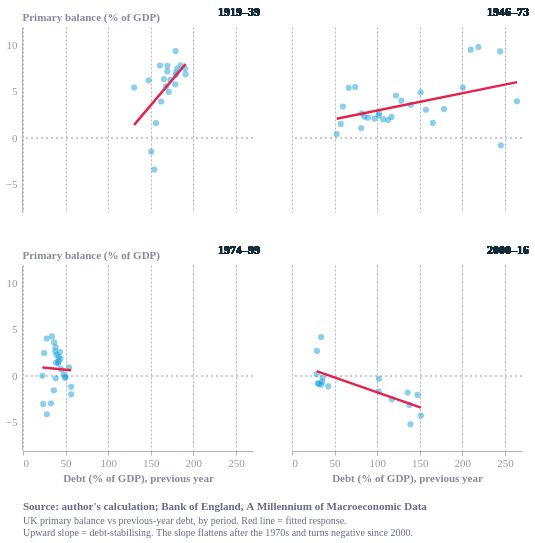

Describe this chart as a Vega-Lite specification.
### Vega-Lite specification from a JSON file in a GitHub repository (floating-point values rounded to 4 significant figures)
{"config": {"font": "Circular Std", "text": {"color": "#676A86", "align": "left", "baseline": "middle", "dx": 7, "dy": 0, "fontSize": 11}, "view": {"stroke": "transparent", "continuousWidth": 400, "continuousHeight": 300, "discreteWidth": 400, "discreteHeight": 300, "fill": "transparent"}, "range": {"category": ["#36B7B4", "#E6224B", "#F4C245", "#0063AF", "#00A767", "#179FDB", "#EB5C2E"], "diverging": ["#E6224B", "#E54753", "#C9C9C9", "#179FDB", "#122B39"], "heatmap": ["#C9C9C9", "#179FDB", "#0063AF", "#122B39"], "ordinal": ["#00A767", "#36B7B4", "#179FDB", "#0063AF", "#243B5A"]}, "bar": {"color": "#179fdb"}, "line": {"color": "#e6224b"}, "rule": {"color": "#676A86"}, "area": {"opacity": 0.3}, "point": {"filled": true, "size": 80, "color": "#e6224b", "opacity": 0.95}, "geoshape": {"stroke": "white", "strokeWidth": 0.3}, "rect": {"fill": "#d6d4d4", "opacity": 0.3}, "axis": {"labelColor": "#676A86", "labelFontSize": 11, "labelFont": "Circular Std", "labelOpacity": 0.7, "tickColor": "#676A86", "tickOpacity": 0.5, "domainColor": "#676A86", "domainOpacity": 0.5, "gridColor": "#676A86", "gridDash": [2, 2], "gridOpacity": 0.5, "title": null, "titleColor": "#676A86", "titleOpacity": 0.8, "tickSize": 4}, "axisXDiscrete": {"grid": false, "labelAngle": 0, "tickCount": 10, "tickOpacity": 0.5, "title": null}, "axisYDiscrete": {"ticks": false, "labelPadding": 5}, "axisXTemporal": {"grid": false, "ticks": true}, "axisXQuantitative": {"grid": true}, "axisYQuantitative": {"gridColor": "#676A86", "gridDash": [1, 5], "gridOpacity": 0.5, "ticks": false, "labelPadding": 5, "tickCount": 8, "titleAngle": 0, "titleAlign": "left", "titleBaseline": "bottom", "titleX": 0, "titleY": -5}, "title": {"color": "#676A86E6", "subtitleColor": "#676A86", "font": "Circular Std", "subtitleFont": "Circular Std", "anchor": "start", "fontSize": 14, "subtitleFontSize": 12, "subtitlePadding": 4, "offset": 0, "frame": "group"}, "legend": {"titleColor": "#122b39", "title": null, "labelColor": "#122b39", "labelFontSize": 11}, "axisY": {"titleAlign": "left", "titleAngle": 0, "titleX": 0, "titleY": -8}, "background": "white", "header": {"labelFontSize": 0, "labelPadding": 0, "title": null}}, "data": {"name": "data-39c67c7014586ef48923d9e988f12eaf"}, "facet": {"field": "era", "sort": ["1919–39", "1946–73", "1974–99", "2000–16"], "title": null, "type": "nominal"}, "spec": {"layer": [{"mark": {"type": "rule", "color": "#c9c9c9", "strokeDash": [2, 3]}, "encoding": {"y": {"datum": 0}}}, {"mark": {"type": "point", "color": "#179FDB", "filled": true, "opacity": 0.5, "size": 38}, "encoding": {"x": {"axis": {"grid": true, "tickCount": 5}, "field": "debt_lag", "scale": {"domain": [0, 270]}, "title": "Debt (% of GDP), previous year", "type": "quantitative"}, "y": {"axis": {"grid": false, "tickCount": 5}, "field": "pb", "scale": {"domain": [-8, 11]}, "title": "Primary balance (% of GDP)", "type": "quantitative"}}}, {"mark": {"type": "line", "color": "#E6224B", "strokeWidth": 2.5}, "encoding": {"x": {"axis": {"grid": true, "tickCount": 5}, "field": "debt_lag", "scale": {"domain": [0, 270]}, "title": "Debt (% of GDP), previous year", "type": "quantitative"}, "y": {"axis": {"grid": false, "tickCount": 5}, "field": "pb", "scale": {"domain": [-8, 11]}, "title": "Primary balance (% of GDP)", "type": "quantitative"}}, "transform": [{"on": "debt_lag", "regression": "pb"}]}, {"mark": {"type": "text", "align": "right", "baseline": "bottom", "color": "#122b39", "fontSize": 12, "fontWeight": "bold"}, "encoding": {"text": {"field": "era", "type": "nominal"}, "x": {"value": 230}, "y": {"value": -8}}}], "height": 185, "width": 230}, "columns": 2, "resolve": {"scale": {"x": "shared", "y": "shared"}}, "spacing": {"row": 30, "column": 30}, "title": {"text": "Source: author's calculation; Bank of England, A Millennium of Macroeconomic Data", "anchor": "start", "color": "#676A86", "dy": 14, "fontSize": 11, "orient": "bottom", "subtitle": ["UK primary balance vs previous-year debt, by period. Red line = fitted response.", "Upward slope = debt-stabilising. The slope flattens after the 1970s and turns negative since 2000."], "subtitleColor": "#676A86", "subtitleFontSize": 10}, "$schema": "https://vega.github.io/schema/vega-lite/v6.4.1.json", "datasets": {"data-39c67c7014586ef48923d9e988f12eaf": [{"year": 1919, "psurp": -79, "gdp": 5337.0, "debt_mn": 7876.0, "pb": -1.48, "debt": 147.6, "debt_lag": 150.6, "war": 0, "era": "1919–39"}, {"year": 1920, "psurp": 364, "gdp": 5843.0, "debt_mn": 7623.0, "pb": 6.23, "debt": 130.5, "debt_lag": 147.6, "war": 0, "era": "1919–39"}, {"year": 1921, "psurp": 262, "gdp": 4800.0, "debt_mn": 7720.0, "pb": 5.459, "debt": 160.9, "debt_lag": 130.5, "war": 0, "era": "1919–39"}, {"year": 1922, "psurp": 342, "gdp": 4361.0, "debt_mn": 7813.0, "pb": 7.841, "debt": 179.1, "debt_lag": 160.9, "war": 0, "era": "1919–39"}, {"year": 1923, "psurp": 391, "gdp": 4163.0, "debt_mn": 7708.0, "pb": 9.393, "debt": 185.2, "debt_lag": 179.1, "war": 0, "era": "1919–39"}, {"year": 1924, "psurp": 336, "gdp": 4272.0, "debt_mn": 7666.0, "pb": 7.866, "debt": 179.5, "debt_lag": 185.2, "war": 0, "era": "1919–39"}, {"year": 1925, "psurp": 300, "gdp": 4411.0, "debt_mn": 7634.0, "pb": 6.802, "debt": 173.1, "debt_lag": 179.5, "war": 0, "era": "1919–39"}, {"year": 1926, "psurp": 268, "gdp": 4255.0, "debt_mn": 7653.0, "pb": 6.298, "debt": 179.8, "debt_lag": 173.1, "war": 0, "era": "1919–39"}, {"year": 1927, "psurp": 318, "gdp": 4500.0, "debt_mn": 7631.0, "pb": 7.067, "debt": 169.6, "debt_lag": 179.8, "war": 0, "era": "1919–39"}, {"year": 1928, "psurp": 351, "gdp": 4500.0, "debt_mn": 7621.0, "pb": 7.8, "debt": 169.3, "debt_lag": 169.6, "war": 0, "era": "1919–39"}, {"year": 1929, "psurp": 331, "gdp": 4591.0, "debt_mn": 7596.0, "pb": 7.21, "debt": 165.5, "debt_lag": 169.3, "war": 0, "era": "1919–39"}, {"year": 1930, "psurp": 288, "gdp": 4515.0, "debt_mn": 7583.0, "pb": 6.378, "debt": 167.9, "debt_lag": 165.5, "war": 0, "era": "1919–39"}, {"year": 1931, "psurp": 236, "gdp": 4224.0, "debt_mn": 7648.0, "pb": 5.587, "debt": 181.1, "debt_lag": 167.9, "war": 0, "era": "1919–39"}, {"year": 1932, "psurp": 310, "gdp": 4133.0, "debt_mn": 7860.0, "pb": 7.501, "debt": 190.2, "debt_lag": 181.1, "war": 0, "era": "1919–39"}, {"year": 1933, "psurp": 316, "gdp": 4206.0, "debt_mn": 8030.0, "pb": 7.512, "debt": 190.9, "debt_lag": 190.2, "war": 0, "era": "1919–39"}, {"year": 1934, "psurp": 305, "gdp": 4421.0, "debt_mn": 7902.0, "pb": 6.9, "debt": 178.8, "debt_lag": 190.9, "war": 0, "era": "1919–39"}, {"year": 1935, "psurp": 268, "gdp": 4619.0, "debt_mn": 7902.0, "pb": 5.802, "debt": 171.1, "debt_lag": 178.8, "war": 0, "era": "1919–39"}, {"year": 1936, "psurp": 243, "gdp": 4881.0, "debt_mn": 7910.0, "pb": 4.979, "debt": 162.1, "debt_lag": 171.1, "war": 0, "era": "1919–39"}, {"year": 1937, "psurp": 206, "gdp": 5220.0, "debt_mn": 8149.0, "pb": 3.946, "debt": 156.1, "debt_lag": 162.1, "war": 0, "era": "1919–39"}, {"year": 1938, "psurp": 87, "gdp": 5384.0, "debt_mn": 8301.0, "pb": 1.616, "debt": 154.2, "debt_lag": 156.1, "war": 0, "era": "1919–39"}, {"year": 1939, "psurp": -198, "gdp": 5791.0, "debt_mn": 9083.0, "pb": -3.419, "debt": 156.8, "debt_lag": 154.2, "war": 1, "era": "1919–39"}, {"year": 1946, "psurp": -77, "gdp": 9756.0, "debt_mn": 25770.0, "pb": -0.7892, "debt": 264.1, "debt_lag": 245.2, "war": 0, "era": "1946–73"}, {"year": 1947, "psurp": 418, "gdp": 10540.0, "debt_mn": 25770.0, "pb": 3.964, "debt": 244.4, "debt_lag": 264.1, "war": 0, "era": "1946–73"}, {"year": 1948, "psurp": 1084, "gdp": 11580.0, "debt_mn": 25330.0, "pb": 9.36, "debt": 218.7, "debt_lag": 244.4, "war": 0, "era": "1946–73"}, {"year": 1949, "psurp": 1214, "gdp": 12340.0, "debt_mn": 25900.0, "pb": 9.836, "debt": 209.8, "debt_lag": 218.7, "war": 0, "era": "1946–73"}, {"year": 1950, "psurp": 1234, "gdp": 12920.0, "debt_mn": 25920.0, "pb": 9.551, "debt": 200.6, "debt_lag": 209.8, "war": 0, "era": "1946–73"}, {"year": 1951, "psurp": 790, "gdp": 14510.0, "debt_mn": 25890.0, "pb": 5.445, "debt": 178.5, "debt_lag": 200.6, "war": 0, "era": "1946–73"}, {"year": 1952, "psurp": 493, "gdp": 15760.0, "debt_mn": 26050.0, "pb": 3.128, "debt": 165.3, "debt_lag": 178.5, "war": 0, "era": "1946–73"}, {"year": 1953, "psurp": 276, "gdp": 16900.0, "debt_mn": 26580.0, "pb": 1.633, "debt": 157.3, "debt_lag": 165.3, "war": 0, "era": "1946–73"}, {"year": 1954, "psurp": 545, "gdp": 17830.0, "debt_mn": 26930.0, "pb": 3.056, "debt": 151.0, "debt_lag": 157.3, "war": 0, "era": "1946–73"}, {"year": 1955, "psurp": 959, "gdp": 19390.0, "debt_mn": 27040.0, "pb": 4.946, "debt": 139.5, "debt_lag": 151.0, "war": 0, "era": "1946–73"}, {"year": 1956, "psurp": 754, "gdp": 21050.0, "debt_mn": 27010.0, "pb": 3.582, "debt": 128.3, "debt_lag": 139.5, "war": 0, "era": "1946–73"}, {"year": 1957, "psurp": 900, "gdp": 22320.0, "debt_mn": 27230.0, "pb": 4.032, "debt": 122.0, "debt_lag": 128.3, "war": 0, "era": "1946–73"}, {"year": 1958, "psurp": 1077, "gdp": 23450.0, "debt_mn": 27380.0, "pb": 4.592, "debt": 116.7, "debt_lag": 122.0, "war": 0, "era": "1946–73"}, {"year": 1959, "psurp": 561, "gdp": 24600.0, "debt_mn": 27730.0, "pb": 2.281, "debt": 112.7, "debt_lag": 116.7, "war": 0, "era": "1946–73"}, {"year": 1960, "psurp": 513, "gdp": 26410.0, "debt_mn": 28250.0, "pb": 1.942, "debt": 107.0, "debt_lag": 112.7, "war": 0, "era": "1946–73"}, {"year": 1961, "psurp": 572, "gdp": 28070.0, "debt_mn": 28670.0, "pb": 2.038, "debt": 102.2, "debt_lag": 107.0, "war": 0, "era": "1946–73"}, {"year": 1962, "psurp": 789, "gdp": 29370.0, "debt_mn": 29850.0, "pb": 2.686, "debt": 101.6, "debt_lag": 102.2, "war": 0, "era": "1946–73"}, {"year": 1963, "psurp": 758, "gdp": 31230.0, "debt_mn": 30230.0, "pb": 2.427, "debt": 96.79, "debt_lag": 101.6, "war": 0, "era": "1946–73"}, {"year": 1964, "psurp": 717, "gdp": 34130.0, "debt_mn": 30440.0, "pb": 2.101, "debt": 89.2, "debt_lag": 96.79, "war": 0, "era": "1946–73"}, {"year": 1965, "psurp": 812, "gdp": 36910.0, "debt_mn": 31340.0, "pb": 2.2, "debt": 84.92, "debt_lag": 89.2, "war": 0, "era": "1946–73"}, {"year": 1966, "psurp": 901, "gdp": 39420.0, "debt_mn": 31990.0, "pb": 2.285, "debt": 81.14, "debt_lag": 84.92, "war": 0, "era": "1946–73"}, {"year": 1967, "psurp": 451, "gdp": 41730.0, "debt_mn": 34190.0, "pb": 1.081, "debt": 81.94, "debt_lag": 81.14, "war": 0, "era": "1946–73"}, {"year": 1968, "psurp": 1222, "gdp": 45810.0, "debt_mn": 33980.0, "pb": 2.668, "debt": 74.19, "debt_lag": 81.94, "war": 0, "era": "1946–73"}, {"year": 1969, "psurp": 2740, "gdp": 49680.0, "debt_mn": 33080.0, "pb": 5.515, "debt": 66.58, "debt_lag": 74.19, "war": 0, "era": "1946–73"}, {"year": 1970, "psurp": 3033, "gdp": 55920.0, "debt_mn": 33440.0, "pb": 5.424, "debt": 59.81, "debt_lag": 66.58, "war": 0, "era": "1946–73"}, {"year": 1971, "psurp": 2125, "gdp": 62640.0, "debt_mn": 35840.0, "pb": 3.392, "debt": 57.22, "debt_lag": 59.81, "war": 0, "era": "1946–73"}, {"year": 1972, "psurp": 1068, "gdp": 70300.0, "debt_mn": 36880.0, "pb": 1.519, "debt": 52.46, "debt_lag": 57.22, "war": 0, "era": "1946–73"}, {"year": 1973, "psurp": 347, "gdp": 81470.0, "debt_mn": 40120.0, "pb": 0.4259, "debt": 49.25, "debt_lag": 52.46, "war": 0, "era": "1946–73"}, {"year": 1974, "psurp": -179, "gdp": 92230.0, "debt_mn": 52100.0, "pb": -0.1941, "debt": 56.49, "debt_lag": 49.25, "war": 0, "era": "1974–99"}, {"year": 1975, "psurp": -2272, "gdp": 114500.0, "debt_mn": 64740.0, "pb": -1.984, "debt": 56.52, "debt_lag": 56.49, "war": 0, "era": "1974–99"}, {"year": 1976, "psurp": -1581, "gdp": 136200.0, "debt_mn": 73580.0, "pb": -1.161, "debt": 54.03, "debt_lag": 56.52, "war": 0, "era": "1974–99"}, {"year": 1977, "psurp": 1497, "gdp": 158800.0, "debt_mn": 79540.0, "pb": 0.9428, "debt": 50.09, "debt_lag": 54.03, "war": 0, "era": "1974–99"}, {"year": 1978, "psurp": -174, "gdp": 184900.0, "debt_mn": 88600.0, "pb": -0.09411, "debt": 47.92, "debt_lag": 50.09, "war": 0, "era": "1974–99"}, {"year": 1979, "psurp": 427, "gdp": 219600.0, "debt_mn": 98190.0, "pb": 0.1945, "debt": 44.72, "debt_lag": 47.92, "war": 0, "era": "1974–99"}, {"year": 1980, "psurp": 1931, "gdp": 258400.0, "debt_mn": 113800.0, "pb": 0.7473, "debt": 44.05, "debt_lag": 44.72, "war": 0, "era": "1974–99"}, {"year": 1981, "psurp": 5382, "gdp": 287800.0, "debt_mn": 125200.0, "pb": 1.87, "debt": 43.49, "debt_lag": 44.05, "war": 0, "era": "1974–99"}, {"year": 1982, "psurp": 8181, "gdp": 316700.0, "debt_mn": 132500.0, "pb": 2.583, "debt": 41.85, "debt_lag": 43.49, "war": 0, "era": "1974–99"}, {"year": 1983, "psurp": 5414, "gdp": 348300.0, "debt_mn": 143600.0, "pb": 1.554, "debt": 41.23, "debt_lag": 41.85, "war": 0, "era": "1974–99"}, {"year": 1984, "psurp": 5038, "gdp": 374500.0, "debt_mn": 157000.0, "pb": 1.345, "debt": 41.92, "debt_lag": 41.23, "war": 0, "era": "1974–99"}, {"year": 1985, "psurp": 8473, "gdp": 412100.0, "debt_mn": 162500.0, "pb": 2.056, "debt": 39.42, "debt_lag": 41.92, "war": 0, "era": "1974–99"}, {"year": 1986, "psurp": 10145, "gdp": 444000.0, "debt_mn": 167800.0, "pb": 2.285, "debt": 37.78, "debt_lag": 39.42, "war": 0, "era": "1974–99"}, {"year": 1987, "psurp": 13134, "gdp": 492600.0, "debt_mn": 167400.0, "pb": 2.666, "debt": 33.98, "debt_lag": 37.78, "war": 0, "era": "1974–99"}, {"year": 1988, "psurp": 23596, "gdp": 551700.0, "debt_mn": 153700.0, "pb": 4.277, "debt": 27.86, "debt_lag": 33.98, "war": 0, "era": "1974–99"}, {"year": 1989, "psurp": 24714, "gdp": 609500.0, "debt_mn": 151900.0, "pb": 4.055, "debt": 24.93, "debt_lag": 27.86, "war": 0, "era": "1974–99"}, {"year": 1990, "psurp": 16499, "gdp": 662800.0, "debt_mn": 151000.0, "pb": 2.489, "debt": 22.79, "debt_lag": 24.93, "war": 0, "era": "1974–99"}, {"year": 1991, "psurp": 196, "gdp": 698000.0, "debt_mn": 165800.0, "pb": 0.02808, "debt": 23.75, "debt_lag": 22.79, "war": 0, "era": "1974–99"}, {"year": 1992, "psurp": -21802, "gdp": 721400.0, "debt_mn": 201900.0, "pb": -3.022, "debt": 27.98, "debt_lag": 23.75, "war": 0, "era": "1974–99"}, {"year": 1993, "psurp": -31378, "gdp": 758400.0, "debt_mn": 249100.0, "pb": -4.137, "debt": 32.84, "debt_lag": 27.98, "war": 0, "era": "1974–99"}, {"year": 1994, "psurp": -23535, "gdp": 797100.0, "debt_mn": 289500.0, "pb": -2.953, "debt": 36.32, "debt_lag": 32.84, "war": 0, "era": "1974–99"}, {"year": 1995, "psurp": -13001, "gdp": 836600.0, "debt_mn": 321400.0, "pb": -1.554, "debt": 38.41, "debt_lag": 36.32, "war": 0, "era": "1974–99"}, {"year": 1996, "psurp": -2256, "gdp": 892900.0, "debt_mn": 347000.0, "pb": -0.2527, "debt": 38.86, "debt_lag": 38.41, "war": 0, "era": "1974–99"}, {"year": 1997, "psurp": 13819, "gdp": 938900.0, "debt_mn": 358600.0, "pb": 1.472, "debt": 38.2, "debt_lag": 38.86, "war": 0, "era": "1974–99"}, {"year": 1998, "psurp": 30545, "gdp": 980300.0, "debt_mn": 357800.0, "pb": 3.116, "debt": 36.5, "debt_lag": 38.2, "war": 0, "era": "1974–99"}, {"year": 1999, "psurp": 37248, "gdp": 1021000.0, "debt_mn": 349300.0, "pb": 3.647, "debt": 34.21, "debt_lag": 36.5, "war": 0, "era": "1974–99"}, {"year": 2000, "psurp": 45524, "gdp": 1081000.0, "debt_mn": 316700.0, "pb": 4.212, "debt": 29.3, "debt_lag": 34.21, "war": 0, "era": "2000–16"}, {"year": 2001, "psurp": 30347, "gdp": 1121000.0, "debt_mn": 323100.0, "pb": 2.708, "debt": 28.83, "debt_lag": 29.3, "war": 0, "era": "2000–16"}, {"year": 2002, "psurp": 2139, "gdp": 1173000.0, "debt_mn": 356200.0, "pb": 0.1824, "debt": 30.38, "debt_lag": 28.83, "war": 0, "era": "2000–16"}, {"year": 2003, "psurp": -9822, "gdp": 1242000.0, "debt_mn": 391000.0, "pb": -0.7905, "debt": 31.47, "debt_lag": 30.38, "war": 0, "era": "2000–16"}, {"year": 2004, "psurp": -10827, "gdp": 1305000.0, "debt_mn": 446500.0, "pb": -0.8297, "debt": 34.22, "debt_lag": 31.47, "war": 0, "era": "2000–16"}, {"year": 2005, "psurp": -12904, "gdp": 1379000.0, "debt_mn": 487200.0, "pb": -0.9354, "debt": 35.32, "debt_lag": 34.22, "war": 0, "era": "2000–16"}, {"year": 2006, "psurp": -9076, "gdp": 1456000.0, "debt_mn": 523600.0, "pb": -0.6235, "debt": 35.97, "debt_lag": 35.32, "war": 0, "era": "2000–16"}, {"year": 2007, "psurp": -2997, "gdp": 1531000.0, "debt_mn": 651600.0, "pb": -0.1958, "debt": 42.56, "debt_lag": 35.97, "war": 0, "era": "2000–16"}, {"year": 2008, "psurp": -17512, "gdp": 1564000.0, "debt_mn": 2175000.0, "pb": -1.12, "debt": 139.0, "debt_lag": 42.56, "war": 0, "era": "2000–16"}, {"year": 2009, "psurp": -79388, "gdp": 1519000.0, "debt_mn": 2299000.0, "pb": -5.225, "debt": 151.3, "debt_lag": 139.0, "war": 0, "era": "2000–16"}, {"year": 2010, "psurp": -67108, "gdp": 1572000.0, "debt_mn": 2317000.0, "pb": -4.268, "debt": 147.3, "debt_lag": 151.3, "war": 0, "era": "2000–16"}, {"year": 2011, "psurp": -33236, "gdp": 1628000.0, "debt_mn": 2245000.0, "pb": -2.041, "debt": 137.9, "debt_lag": 147.3, "war": 0, "era": "2000–16"}, {"year": 2012, "psurp": -52298, "gdp": 1675000.0, "debt_mn": 2276000.0, "pb": -3.122, "debt": 135.8, "debt_lag": 137.9, "war": 0, "era": "2000–16"}, {"year": 2013, "psurp": -31006, "gdp": 1740000.0, "debt_mn": 2039000.0, "pb": -1.782, "debt": 117.2, "debt_lag": 135.8, "war": 0, "era": "2000–16"}, {"year": 2014, "psurp": -45709, "gdp": 1822000.0, "debt_mn": 1857000.0, "pb": -2.508, "debt": 101.9, "debt_lag": 117.2, "war": 0, "era": "2000–16"}, {"year": 2015, "psurp": -31575, "gdp": 1873000.0, "debt_mn": 1910000.0, "pb": -1.686, "debt": 102.0, "debt_lag": 101.9, "war": 0, "era": "2000–16"}, {"year": 2016, "psurp": -5803, "gdp": 1940000.0, "debt_mn": 2049000.0, "pb": -0.2992, "debt": 105.6, "debt_lag": 102.0, "war": 0, "era": "2000–16"}]}, "width": 350, "height": 280}
